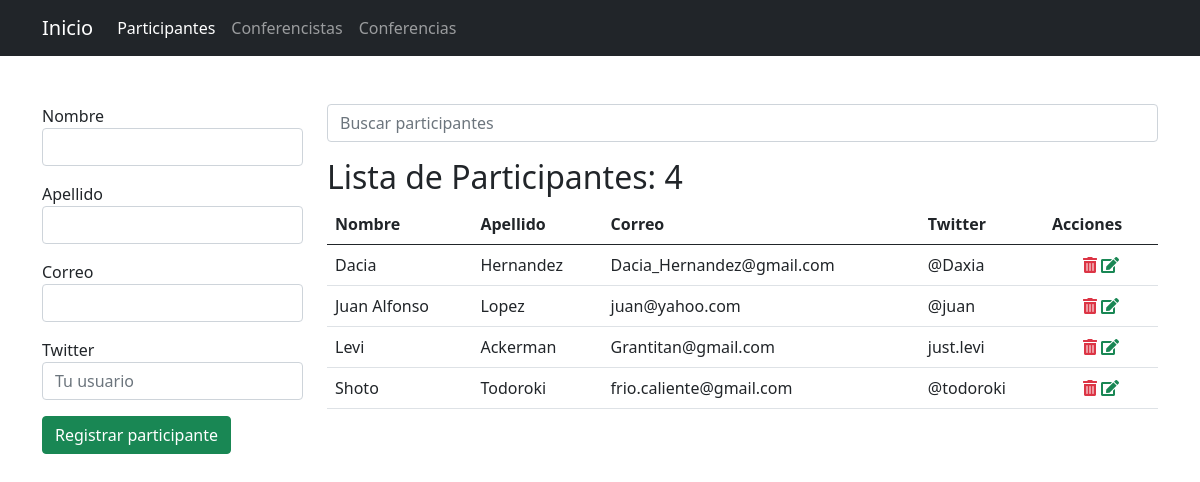
Screenshot of /participantes/ with the database file from the repository.
### app_registro/models.py (models this page shows, shortened)
class Participante(models.Model):
    nombre = models.CharField(max_length=25)
    apellido = models.CharField(max_length=25)
    correo = models.EmailField()
    twitter = models.CharField(max_length=35, null=True, blank=True)

### app_registro/views.py (the view, shortened to what this page needs)
# urls.py: path('participantes/',views.participantes, name="participantes"),
def participantes(request):
    activo = 'participantes'
    q = request.GET.get('q')
    if q:
        data = Participante.objects.filter(nombre__startswith=q).order_by('nombre')
        '''
            select *
            from participantes
            where nombre like 'n%'
        '''
    else:
        data = Participante.objects.all().order_by('nombre')
    ctx = {
        'activo': activo,
        'participantes': data,
        'q': q
    }
    return render(request, 'registro/participantes.html', ctx)

### app_registro/templates/registro/participantes.html (shortened to what this page needs)
{% extends "base.html" %}
{% block container %}
    <div class="row">
        <div class="col-3">
            {% if p %}
            <form action="{% url 'editar_participante' p.id %}" method="post">
            {% else %}
            <form action="{% url 'participantes' %}" method="post">
            {% endif %}
                <div class="mb-3">
                    <label for="nombre">Nombre</label>
                    <input type="text" value="{{ p.nombre }}" name="nombre" id="nombre" class="form-control" required autofocus>
                </div>
                <div class="mb-3">
                    <label for="apellido">Apellido</label>
                    <input type="text" value="{{ p.apellido }}" name="apellido" id="apellido" class="form-control" required>
                </div>
                <div class="mb-3">
                    <label for="correo">Correo</label>
                    <input type="email" value="{{ p.correo }}" name="correo" id="correo" class="form-control" required>
                </div>
                <div class="mb-3">
                    <label for="twitter">Twitter</label>
                    <input type="text" value="{{ p.twitter }}" name="twitter" id="twitter" class="form-control" placeholder="Tu usuario" required>
                </div>
                <div class="mb-3">
                    {% if p %}
                    <input type="submit" class="btn btn-success" value="Actualizar participante">
                    {% else %}
                    <input type="submit" class="btn btn-success" value="Registrar participante">
                    {% endif %}
                </div>
            </form>
        </div>
        <div class="col-9">
            <form action="" method="get">
                <input type="search" name="q" value="{{ q|default_if_none:'' }}" class="form-control" placeholder="Buscar participantes">
            </form>
            <h2 class="mt-3">Lista de Participantes: {{ participantes.count }}</h2>
            <table class="table table-hover">
                <thead>
                    <tr>
                        <th>Nombre</th>
                        <th>Apellido</th>
                        <th>Correo</th>
                        <th>Twitter</th>
                        <th>Acciones</th>
                    </tr>
                </thead>
                <tbody>
                    {% for p in participantes %}
                    <tr>
                        <td>{{ p.nombre }}</td>
                        <td>{{ p.apellido }}</td>
                        <td>{{ p.correo }}</td>
                        <td>
                            {{ p.twitter|default_if_none:'-' }}
                        </td>
                        <td class="text-center">
                            <a onclick="if (!confirm('Confirme la eliminacion')) return false;" href="{% url 'eliminar_participante' p.id %}" class="text-danger"><span class="fas fa-trash-alt"></span></a>
                            <a href="{% url 'editar_participante' p.id %}" class="text-success"><span class="fas fa-edit"></span></a>
                        </td>
                    </tr>
                    {% empty %}
                    <tr>
                        <td colspan="5" class="text-danger text-center">No se encontraron resultados</td>
                    </tr>
                    {% endfor %}
                </tbody>
            </table>
        </div>
    </div>
{% endblock %}

### global_templates/base.html (shortened to what this page needs)
<!DOCTYPE html>
<html lang="en">
<head>
    <link href="https://cdn.jsdelivr.net/npm/bootstrap@5.0.1/dist/css/bootstrap.min.css" rel="stylesheet"
>
    <link href="https://pro.fontawesome.com/releases/v5.10.0/css/all.css" rel="stylesheet"
 />
</head>
<body>
    <nav class="navbar navbar-expand-lg navbar-dark bg-dark">
        <div class="container">
            <a class="navbar-brand" href="/">Inicio</a>
            <div class="collapse navbar-collapse" id="navbarNavAltMarkup">
                <div class="navbar-nav">
                    <a class="nav-link {% if activo == 'participantes' %}active{% endif %}"
                        href="{% url 'participantes' %}">Participantes</a>
                    <a class="nav-link {% if activo == 'conferencistas' %}active{% endif %}"
                        href="{% url 'conferencistas' %}">Conferencistas</a>
                    <a class="nav-link {% if activo == 'conferencias' %}active{% endif %}" href="#">Conferencias</a>
                </div>
            </div>
        </div>
    </nav>
    <div class="container mt-5">
        {% block container %}{% endblock %}
    </div>
</body>
</html>

### rows the page displays
Participante: nombre "Dacia", apellido "Hernandez", correo "Dacia_Hernandez@gmail.com", twitter "@Daxia"
Participante: nombre "Juan Alfonso", apellido "Lopez", correo "juan@yahoo.com", twitter "@juan"
Participante: nombre "Levi", apellido "Ackerman", correo "Grantitan@gmail.com", twitter "just.levi"
Participante: nombre "Shoto", apellido "Todoroki", correo "frio.caliente@gmail.com", twitter "@todoroki"

### other values shown
{{ participantes.count }} "4"
